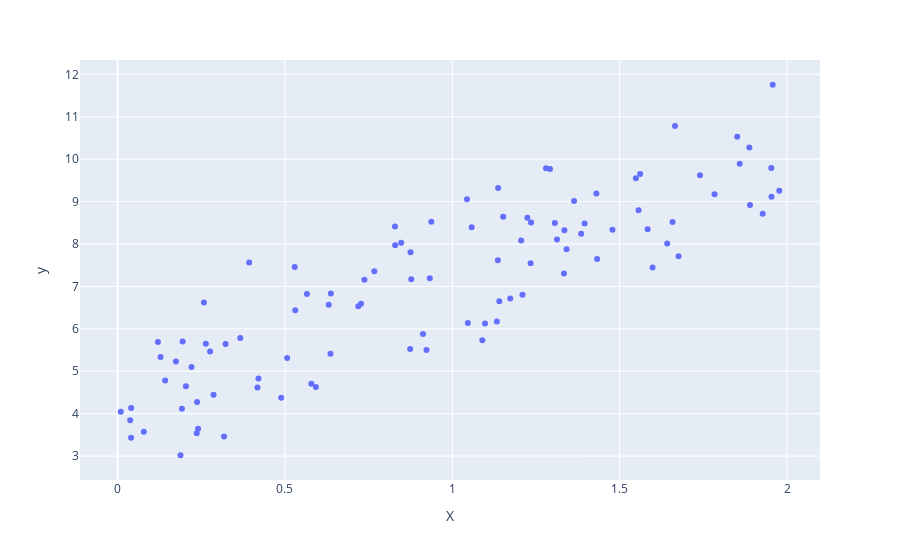

Notebook cell for this chart:
### Code cell
px.scatter(df, x='X',y='y')
